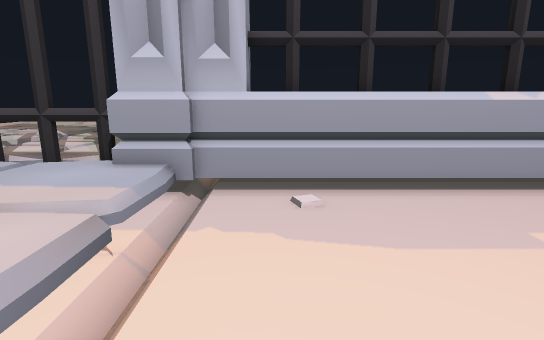
view 1 (above)

16 first-person views from a walk through a Unity game level. The camera is 0.59 m above the floor, tilts 12° down and sees 80° across. The floor is counted in squares, 0.25 m on a side. Each view is taken from the middle of a square. On the plan, view 1 faces up. The plan holds only what a view shows up to about 19 squares ahead; the rest is blank. The place goes on beyond the plan. The player is left out. Some animated figures are not drawn.

view 2
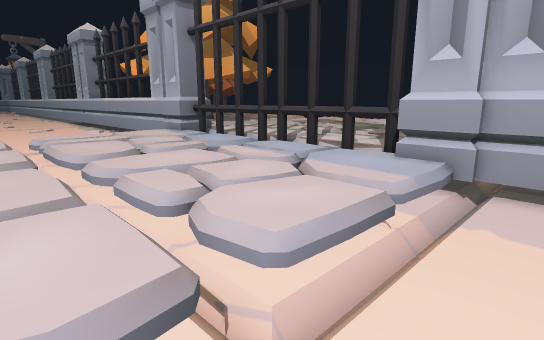

view 3
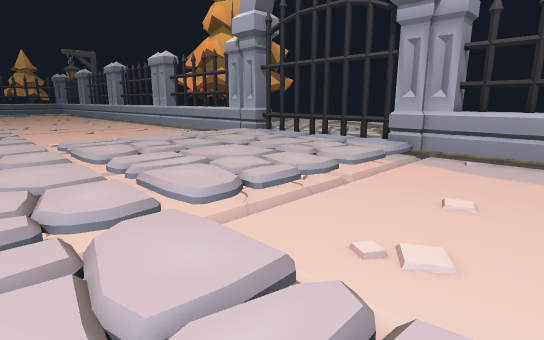

view 4
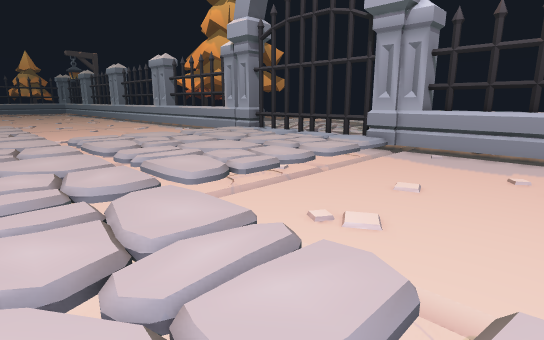

view 5
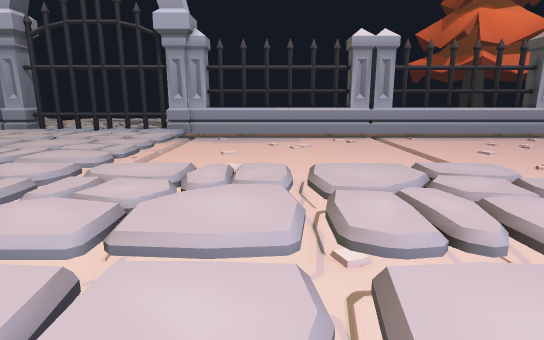

view 6
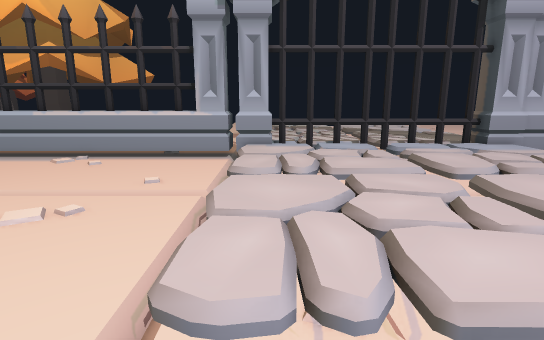

view 7
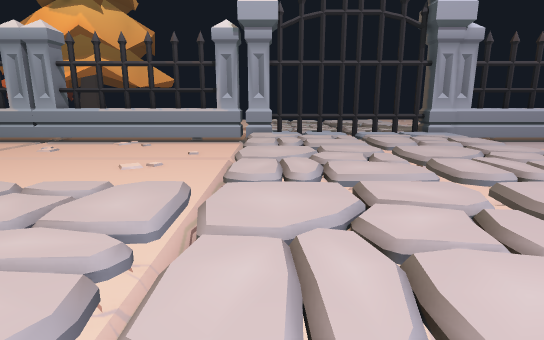

view 8
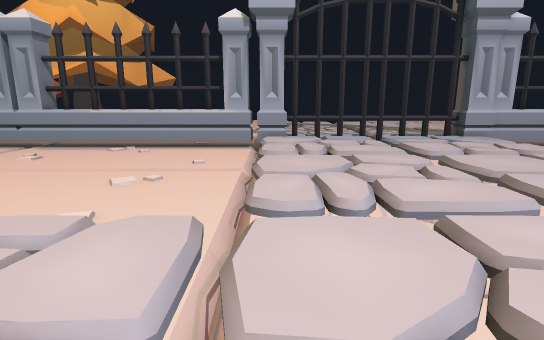

view 9
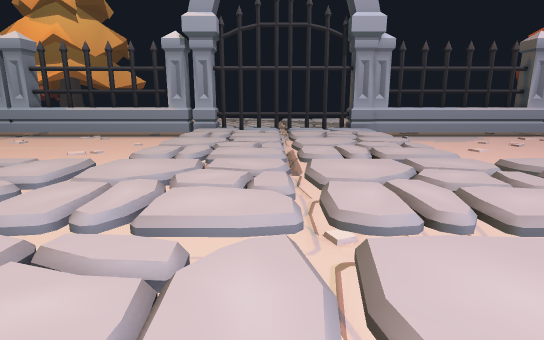

view 10
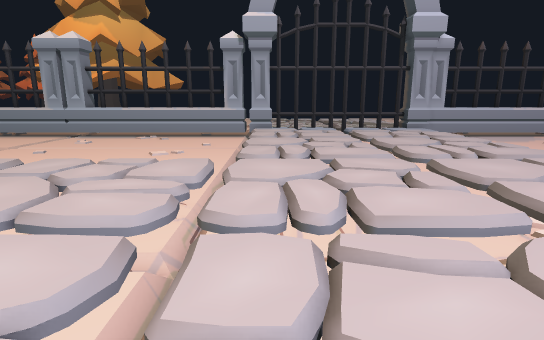

view 11
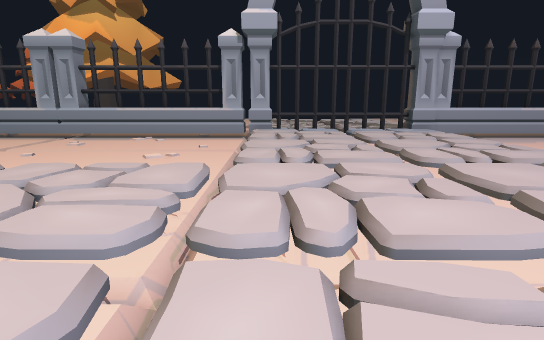

view 12
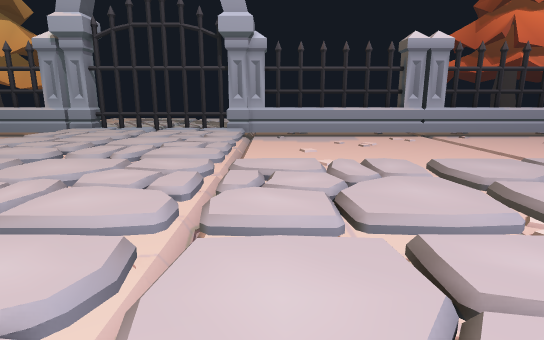

view 13
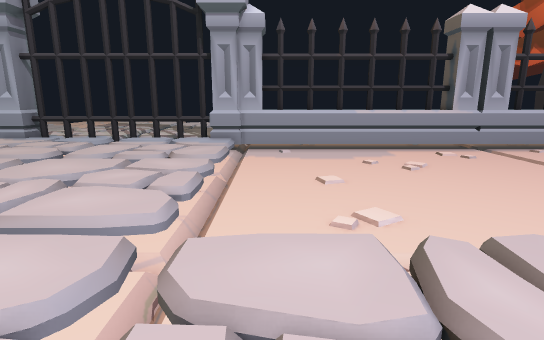

view 14
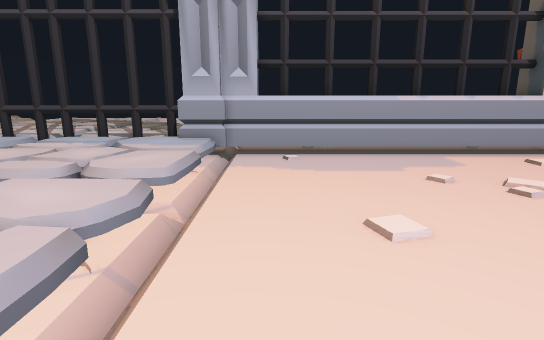

view 15
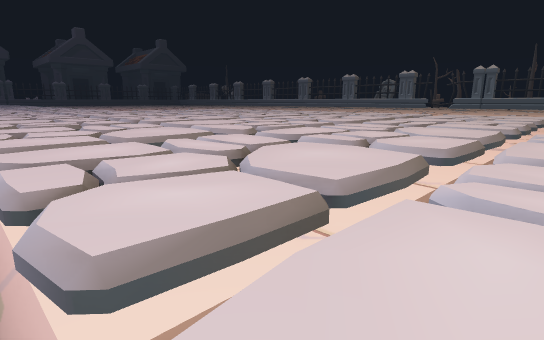

view 16
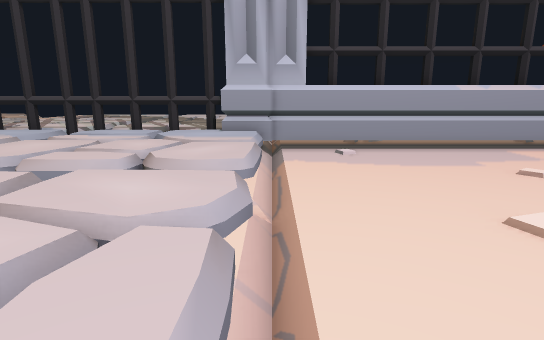

### Floor plan
Key: @ floor where view 1 was taken; # wall or solid block; . main floor; - floor 0.05 m lower than the main floor; _ floor 0.15 m lower than the main floor; < floor 0.2 m lower than the main floor; ( floor 0.25 m lower than the main floor; ! floor 0.3 m lower than the main floor; / step, stairs or slope; = window, fence, low wall or low ledge; T thing the floor can be seen under or through; O other object.
Columns run from 28 left of view 1 to 10 right of it. Each row starts with its distance up from view 1.
  9 OOOOOOOO#######=##=#    ####OOOOOOOOOOO
  8 OOOOOOOOOO###.....  #######OOOOOOOOOOOO
  7 <_<<<<<<<<!.......<.......!<<<<<<<<<<<<
  6 <<<<<<<<<<!.../.--<...<...!<<<<<<<<<<<<
  5 <<<<<<<<<<!..//...<--<.-..!<<<<<<<<<<<<
  4 <<<<<<<<<<!.../.-.<.......!<<<<<<<<<<<<
  3 <<<<<<<<<<!.../...<..-.-..!<<<<<<<<_<<<
  2 <<<<<<<<<<!...-...= ...-#.!<<<<<<<<<<<<
  1 !!!!!!!!!!!=!!=!!! =!!!!!!!<<<<<<<<<<<<
  0 <<<<<<<<<<!.......!.......!<@<_<<<<<<<<
 -1 <<<<<<_<<<!.......!.......=<<<<<<<<<<<<
 -2 <<<<<_<<<<!.../.--!...-.--!<<<<<<<<<<<<
 -3 <<<<<<<<<<!..//...!..<....!<<<<<<<<<<<<
 -4  <<<<<<<<<!.../.-.!...<.-.!<<<<_<<<<<
 -5   <<<<<<<<!.../...!...-...!<<<_<<<<<<
 -6      <_<<<!...-...=TT=TTT==<<<<<<<<<
 -7       <<<<!=!!=!=!!=TT===!!!!!!!!!!!
 -8   <..-....!.......<.......#=..-...<....
 -9   <..-.-..!......./.......=#../.../....
-10    ..../..!.../.--<.../.--!.-//...<.../
-11     .-///-=..//...<..//...!.../<..<..//
-12     ..<...!.../.-.<.../.-.!--.-...<.../
-13      .....!.../...<.../...!......./.../
-14      .....!...-...<...-...=.......<...-
-15        !!!##/<<<<<<<<<<<<<!<<<<<<<<<<<
-16        ...#=.-..-.<.......!.......<...
-17         ..=......./.......!......./..
-18            //..././.../.--!.../.
-19               ./// ..//...
-20             .  ... .../.-.       .
-21             .   ..<.../..   .
-22                  .<...-..
-23                    =((= =
-24                    ..-

Where each view was taken, in squares from view 1:
view 1: 0 up, 0 right, facing up
view 2: 1 down, 0 right, facing up-left
view 3: 11 down, 5 right, facing up-left
view 4: 12 down, 7 right, facing up-left
view 5: 20 down, 5 right, facing up
view 6: 10 down, 16 left, facing up
view 7: 17 down, 16 left, facing up
view 8: 14 down, 17 left, facing up
view 9: 21 down, 11 left, facing up
view 10: 21 down, 16 left, facing up
view 11: 20 down, 16 left, facing up
view 12: 21 down, 0 right, facing up
view 13: 13 down, 0 right, facing up
view 14: 6 down, 0 right, facing up
view 15: 5 down, 2 left, facing down-left
view 16: 5 down, 2 left, facing up
